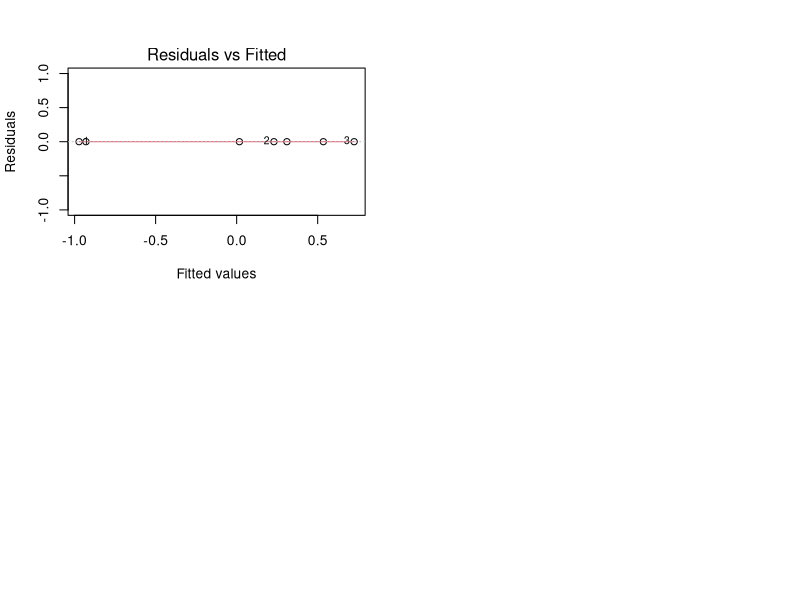

Write the R code that produced this figure. (Note: this script raises an error after producing the figure.)
library(tidyverse)

d <- read.csv("final_analysis_dataset.csv")

## Main model: signed disagreement
m_signed <- lm(
  error ~ days_to_meeting +
    log_volume_1wk +
    log_liquidity +
    spread +
    competitive +
    option_type,
  data = d
)

summary(m_signed)

op <- par(mfrow = c(2,2))

# Standard diagnostics (no Cook's-distance curve)
plot(m_signed, which = 1)
plot(m_signed, which = 2)
plot(m_signed, which = 3)

# Manual leverage plot (no Cook's-distance curve, no NaN warning)
h <- hatvalues(m_signed)
r <- rstandard(m_signed)
plot(h, r,
     xlab = "Leverage",
     ylab = "Standardized residuals",
     main = "Residuals vs Leverage")
abline(h = 0, lty = 2)
text(h, r, labels = seq_along(h), pos = 4, cex = 0.8)

par(op)

## Robustness check: magnitude only
m_abs <- lm(
  abs_error ~ days_to_meeting +
    log_volume_1wk +
    log_liquidity +
    spread +
    competitive +
    option_type,
  data = d
)

summary(m_abs)
